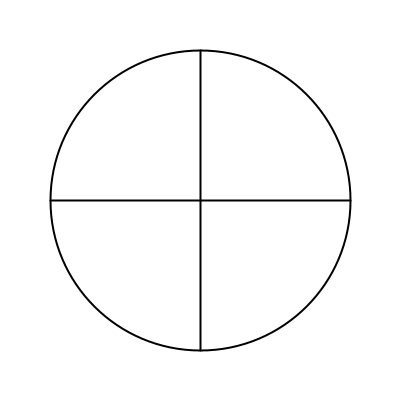
Frame 1 (no input)
Frame 60 (the mouse pressed at the canvas centre just before this capture): identical to frame 1, image omitted
Frame 120 (the mouse held since frame 60 and released just before this capture): identical to frame 1, image omitted

The Processing sketch that drew this single still picture (run headless with seeded random() and noise(); from frame 60 on, the mouse is pressed at the canvas centre):

// Processing sketch: processing_183591
// ── processing_183591.pde

float dTurn = 0, dTurn1 = 0;
boolean oneFinished = false, twoFinished = false;
int counter;

void setup()
{
  size(400, 400);
  ellipseMode(CENTER); 
 strokeWeight(2);
 smooth();
  counter = 0; 
 frameRate(5);
}

void draw() 
{
  background(255);
 
  setupCircle();
  if( counter == 1)
    doConstruction();
 
}

void setupCircle()
{
    ellipse(width/2,height/2,300,300);
    line(50,height/2,350,height/2);
    line(200,50,200,350);   
  
}

void doConstruction()
{
  
   line(200,50,275,200);
   noFill();
   animSegmentOne();
   animSegmentTwo(200,50,352.6,122, 144);
   if(twoFinished)
   {
     stroke(#33ccff);
     arc(200,50,352.7,352.7, radians(30),radians(40));
     stroke(#ff0033);
     line(200,50,200+150*cos(radians(18)),200-150*sin(radians(18)));
     ellipse(200,50, 3, 3);
     ellipse(200-150*cos(radians(18)),200-150*sin(radians(18)), 5, 5);
     ellipse(200+150*cos(radians(18)),200-150*sin(radians(18)), 5, 5);
     ellipse(200+150*cos(radians(54)),200+150*sin(radians(54)), 5, 5);
     ellipse(200-150*cos(radians(54)),200+150*sin(radians(54)), 5, 5);
     stroke(#33ccff);
     arc(200+150*cos(radians(18)),200-150*sin(radians(18)),352.7,352.7, radians(100),radians(120));
     arc(200+150*cos(radians(54)),200+150*sin(radians(54)),352.7,352.7, radians(170),radians(190));
     stroke(#ff0033);
     line(200+150*cos(radians(18)),200-150*sin(radians(18)),200+150*cos(radians(54)),200+150*sin(radians(54)));
     line(200+150*cos(radians(54)),200+150*sin(radians(54)),200-150*cos(radians(54)),200+150*sin(radians(54)));
     line(200-150*cos(radians(54)),200+150*sin(radians(54)),200-150*cos(radians(18)),200-150*sin(radians(18)));
     stroke(0);
     
   }
}

void animSegmentOne()
{
 
  if(dTurn < 12)
    {
      dTurn++; 
      stroke(#33ccff);
      arc(275,200,335.4,335.4,radians(240)-radians(5*dTurn), radians(242));
       stroke(0);
      line(275,200,275+167.7*cos(radians(240)-radians(5*dTurn)),200+167.7*sin(radians(240)-radians(5*dTurn)));
    }
    else
    {
       stroke(#33ccff);
       arc(275,200,335.4,335.4,radians(240)-radians(5*12), radians(242));
      // marker
       stroke(#ff0033);
       ellipse(107.3,200,5,5);
       stroke(0);
       line(107.6,200,200,50);
       oneFinished = true;
    }
}

void animSegmentTwo(float centerX, float centerY, float diameter, float startDegree, float endDegree)
{  
  float degreeTurn = endDegree-startDegree;
  
  if( oneFinished)
  {
    if(dTurn1 < degreeTurn)
      {
        dTurn1++; 
        stroke(#33ccff);
        arc(centerX,centerY,diameter,diameter, radians(startDegree), radians(startDegree)+radians(dTurn1));
        stroke(0);
        line(centerX,centerY,centerX+diameter/2*cos(radians(startDegree+dTurn1)),centerY+diameter/2*sin(radians(startDegree+dTurn1)));
      }
      else
      {
        stroke(#33ccff);
        arc(centerX,centerY,diameter,diameter,radians(startDegree), radians(endDegree));
        stroke(#ff0033);
        line(centerX,centerY,centerX+diameter/2*cos(radians(endDegree)),centerY+diameter/2*sin(radians(endDegree)));
        stroke(0);
        twoFinished = true;
      }
  }
    
}

void mouseClicked() 
{
  //if(animOff)
    counter++;
    if (counter > 1)
   { 
    oneFinished = false;
    twoFinished = false;
    dTurn =0;
    dTurn1 =0;    
     counter = 0;
   }
}
  
